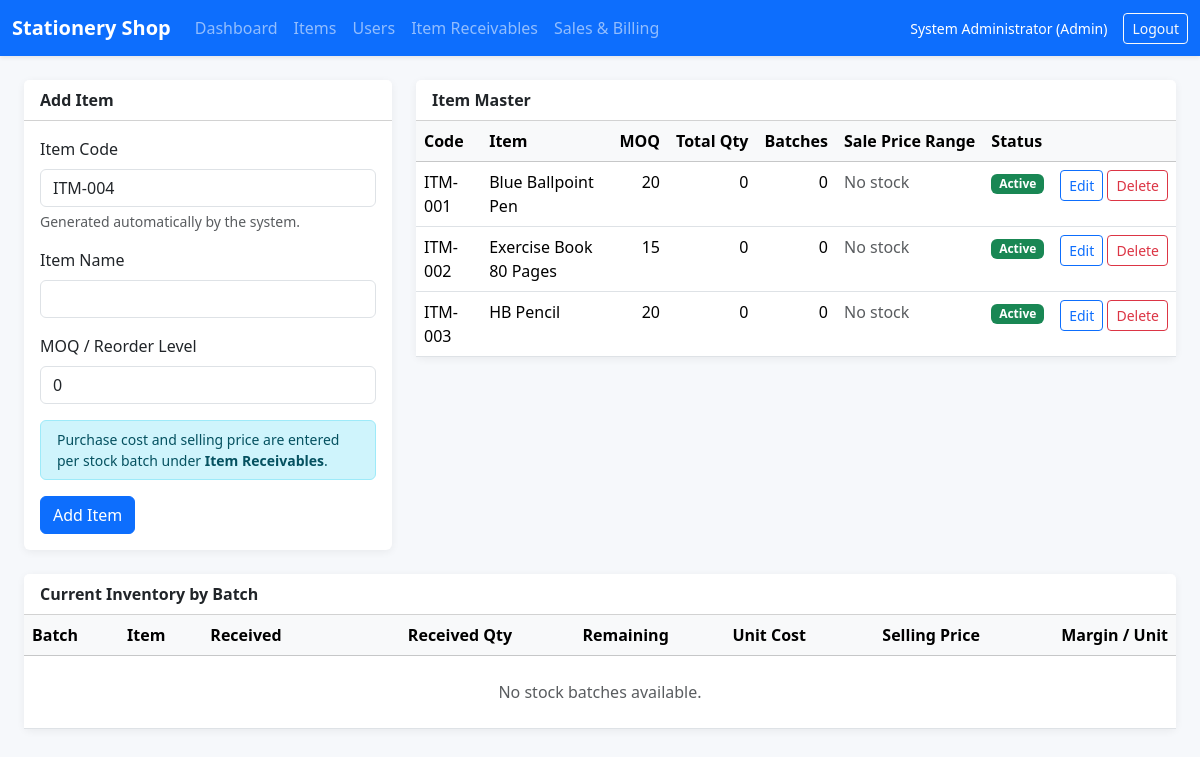
The app's page /items.php (signed in) with its own data.
### tables this page shows
CREATE TABLE master_inventory (
    item_id BIGINT UNSIGNED PRIMARY KEY,
    qty INT UNSIGNED NOT NULL DEFAULT 0,
    updated_at TIMESTAMP NOT NULL DEFAULT CURRENT_TIMESTAMP ON UPDATE CURRENT_TIMESTAMP,
    CONSTRAINT fk_inventory_item
        FOREIGN KEY (item_id) REFERENCES master_item(item_id)
        ON UPDATE CASCADE ON DELETE RESTRICT
);

CREATE TABLE master_item (
    item_id BIGINT UNSIGNED AUTO_INCREMENT PRIMARY KEY,
    item_code VARCHAR(40) NOT NULL UNIQUE,
    item_name VARCHAR(150) NOT NULL,
    moq INT UNSIGNED NOT NULL DEFAULT 0,
    is_active TINYINT(1) NOT NULL DEFAULT 1,
    created_at TIMESTAMP NOT NULL DEFAULT CURRENT_TIMESTAMP,
    updated_at TIMESTAMP NOT NULL DEFAULT CURRENT_TIMESTAMP ON UPDATE CURRENT_TIMESTAMP
);

### includes/functions.php (called while the page is built, shortened)
<?php
function e(?string $value): string
{
    return htmlspecialchars((string) $value, ENT_QUOTES, 'UTF-8');
}

### items.php (the view, shortened to what this page needs)
<?php
require_once __DIR__ . '/includes/functions.php';
$pdo = db();
$editItem = null;
$nextId = (int) $pdo->query('SELECT COALESCE(MAX(item_id), 0) + 1 FROM master_item')->fetchColumn();
$nextItemCode = 'ITM-' . str_pad((string) $nextId, 3, '0', STR_PAD_LEFT);
$items = $pdo->query(
    'SELECT mi.item_id, mi.item_code, mi.item_name, mi.moq, mi.is_active, inv.qty,
            COUNT(CASE WHEN ib.qty_remaining > 0 THEN 1 END) AS active_batches,
            MIN(CASE WHEN ib.qty_remaining > 0 THEN ib.sale_price END) AS min_sale_price,
            MAX(CASE WHEN ib.qty_remaining > 0 THEN ib.sale_price END) AS max_sale_price
     FROM master_item mi
     JOIN master_inventory inv ON inv.item_id = mi.item_id
     LEFT JOIN inventory_batch ib ON ib.item_id = mi.item_id
     GROUP BY mi.item_id, mi.item_code, mi.item_name, mi.moq, mi.is_active, inv.qty
     ORDER BY mi.is_active DESC, mi.item_name'
)->fetchAll();
$batches = $pdo->query(
    'SELECT ib.batch_id, ib.receipt_id, ib.qty_received, ib.qty_remaining, ib.unit_cost, ib.sale_price,
            ib.received_date, mi.item_code, mi.item_name
     FROM inventory_batch ib
     JOIN master_item mi ON mi.item_id = ib.item_id
     WHERE ib.qty_remaining > 0
     ORDER BY mi.item_name, ib.received_date, ib.batch_id'
)->fetchAll();
require __DIR__ . '/includes/header.php';
?>
<div class="row g-4">
    <div class="col-lg-4">
        <div class="card">
            <div class="card-header bg-white"><strong><?= $editItem ? 'Update Item' : 'Add Item' ?></strong></div>
            <div class="card-body">
                <form method="post">
                    <div class="mb-3">
                        <label class="form-label">Item Code</label>
                        <input class="form-control" value="<?= e($editItem['item_code'] ?? $nextItemCode) ?>" readonly>
                        <div class="form-text">Generated automatically by the system.</div>
                    </div>
                    <div class="mb-3"><label class="form-label">Item Name</label><input class="form-control" name="item_name" value="<?= e($editItem['item_name'] ?? '') ?>" required></div>
                    <div class="mb-3"><label class="form-label">MOQ / Reorder Level</label><input type="number" min="0" class="form-control" name="moq" value="<?= e((string) ($editItem['moq'] ?? 0)) ?>" required></div>
                    <div class="alert alert-info py-2 small">Purchase cost and selling price are entered per stock batch under <strong>Item Receivables</strong>.</div>
                    <button class="btn btn-primary" type="submit"><?= $editItem ? 'Update' : 'Add Item' ?></button>
                </form>
            </div>
        </div>
    </div>
    <div class="col-lg-8">
        <div class="card">
            <div class="card-header bg-white"><strong>Item Master</strong></div>
            <div class="card-body p-0">
                <div class="table-responsive">
                    <table class="table table-hover mb-0">
                        <thead class="table-light"><tr><th>Code</th><th>Item</th><th class="text-end">MOQ</th><th class="text-end">Total Qty</th><th class="text-end">Batches</th><th>Sale Price Range</th><th>Status</th><th></th></tr></thead>
                        <tbody>
                        <?php foreach ($items as $row): ?>
                            <tr>
                                <td><?= e($row['item_code']) ?></td>
                                <td><?= e($row['item_name']) ?></td>
                                <td class="text-end"><?= (int) $row['moq'] ?></td>
                                <td class="text-end"><?= (int) $row['qty'] ?></td>
                                <td class="text-end"><?= (int) $row['active_batches'] ?></td>
                                <td>
                                    <?php if ($row['min_sale_price'] === null): ?>
                                        <span class="text-muted">No stock</span>
                                    <?php elseif ((float) $row['min_sale_price'] === (float) $row['max_sale_price']): ?>
                                        <?= e(money($row['min_sale_price'])) ?>
                                    <?php else: ?>
                                        <?= e(money($row['min_sale_price'])) ?> – <?= e(money($row['max_sale_price'])) ?>
                                    <?php endif; ?>
                                </td>
                                <td><span class="badge text-bg-<?= (int) $row['is_active'] === 1 ? 'success' : 'secondary' ?>"><?= (int) $row['is_active'] === 1 ? 'Active' : 'Deleted' ?></span></td>
                                <td class="text-end text-nowrap">
                                    <a class="btn btn-sm btn-outline-primary" href="items.php?edit=<?= (int) $row['item_id'] ?>">Edit</a>
                                    <form method="post" class="d-inline">
                                        <button class="btn btn-sm btn-outline-<?= (int) $row['is_active'] === 1 ? 'danger' : 'success' ?>" data-confirm="<?= (int) $row['is_active'] === 1 ? 'Delete this item from the active list?' : 'Restore this item?' ?>">
                                            <?= (int) $row['is_active'] === 1 ? 'Delete' : 'Restore' ?>
                                        </button>
                                    </form>
                                </td>
                            </tr>
                        <?php endforeach; ?>
                        </tbody>
                    </table>
                </div>
            </div>
        </div>
    </div>
    <div class="col-12">
        <div class="card">
            <div class="card-header bg-white"><strong>Current Inventory by Batch</strong></div>
            <div class="card-body p-0">
                <div class="table-responsive">
                    <table class="table table-hover mb-0">
                        <thead class="table-light"><tr><th>Batch</th><th>Item</th><th>Received</th><th class="text-end">Received Qty</th><th class="text-end">Remaining</th><th class="text-end">Unit Cost</th><th class="text-end">Selling Price</th><th class="text-end">Margin / Unit</th></tr></thead>
                        <tbody>
                        <?php if (!$batches): ?><tr><td colspan="8" class="text-center text-muted py-4">No stock batches available.</td></tr><?php endif; ?>
                        </tbody>
                    </table>
                </div>
            </div>
        </div>
    </div>
</div>
<?php require __DIR__ . '/includes/footer.php'; ?>

### assets/css/style.css (style rules this page uses)
body { background: #f6f8fb; }
.card { border: 0; box-shadow: 0 0.125rem 0.5rem rgba(0, 0, 0, 0.06); }
.table thead th { white-space: nowrap; }

### records on screen
master_inventory: item_id.item_code "ITM-001", item_id.item_name "Blue Ballpoint Pen", item_id.moq "20", qty "0", active_batches "0"
master_inventory: item_id.item_code "ITM-002", item_id.item_name "Exercise Book 80 Pages", item_id.moq "15", qty "0", active_batches "0"
master_inventory: item_id.item_code "ITM-003", item_id.item_name "HB Pencil", item_id.moq "20", qty "0", active_batches "0"

### other values on screen
$user['name'] "System Administrator"
$user['role'] "Admin"
